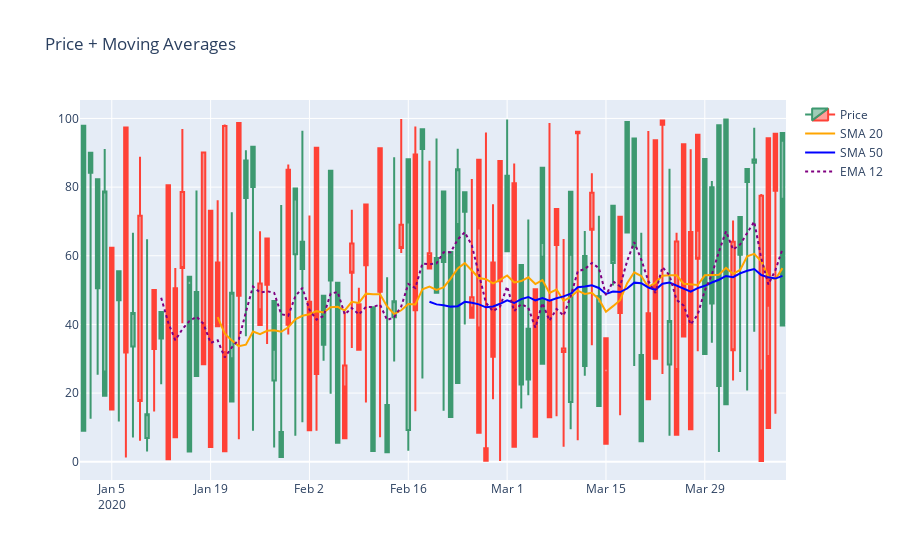

The notebook cell this image was saved under:
### Code cell
import pandas as pd
import numpy as np
import plotly.graph_objects as go  # Importing required module
import ta  # Assuming you have already defined your indicators
import kaleido

"""
    Create a DataFrame with random Open, High, Low, Close prices.
    
    Parameters:
    - start_date (str): The starting date for the DataFrame.
    - periods (int): The number of periods (days) for the DataFrame.
    
    Returns:
    - pd.DataFrame: DataFrame with Date, Open, High, Low, Close prices.
    """

# Example DataFrame creation (you should replace this with your actual DataFrame)
data = {
    'Date': pd.date_range(start='2020-01-01', periods=100),
    'Open': np.random.random(100) * 100,
    'High': np.random.random(100) * 100,
    'Low': np.random.random(100) * 100,
    'Close': np.random.random(100) * 100,
}
df = pd.DataFrame(data)

# Add indicators to the DataFrame (example calculations)
df['SMA_20'] = ta.trend.sma_indicator(df['Close'], window=20)
df['SMA_50'] = ta.trend.sma_indicator(df['Close'], window=50)
df['EMA_12'] = ta.trend.ema_indicator(df['Close'], window=12)
df['EMA_26'] = ta.trend.ema_indicator(df['Close'], window=26)
"""
    Create an interactive candlestick plot with indicators and save it to a file.
    
    Parameters:
    - df (pd.DataFrame): The DataFrame containing stock price data and indicators.
    - save_path (str): The file path where the plot will be saved.
    """
# Interactive Candlestick + Indicators
fig = go.Figure()

fig.add_trace(go.Candlestick(
    x=df['Date'],
    open=df['Open'],
    high=df['High'],
    low=df['Low'],
    close=df['Close'],
    name='Price'))

fig.add_trace(go.Scatter(x=df['Date'], y=df['SMA_20'], name='SMA 20', line=dict(color='orange')))
fig.add_trace(go.Scatter(x=df['Date'], y=df['SMA_50'], name='SMA 50', line=dict(color='blue')))
fig.add_trace(go.Scatter(x=df['Date'], y=df['EMA_12'], name='EMA 12', line=dict(color='purple', dash='dot')))

fig.update_layout(title=f"Price + Moving Averages", xaxis_rangeslider_visible=False)
fig.show()
